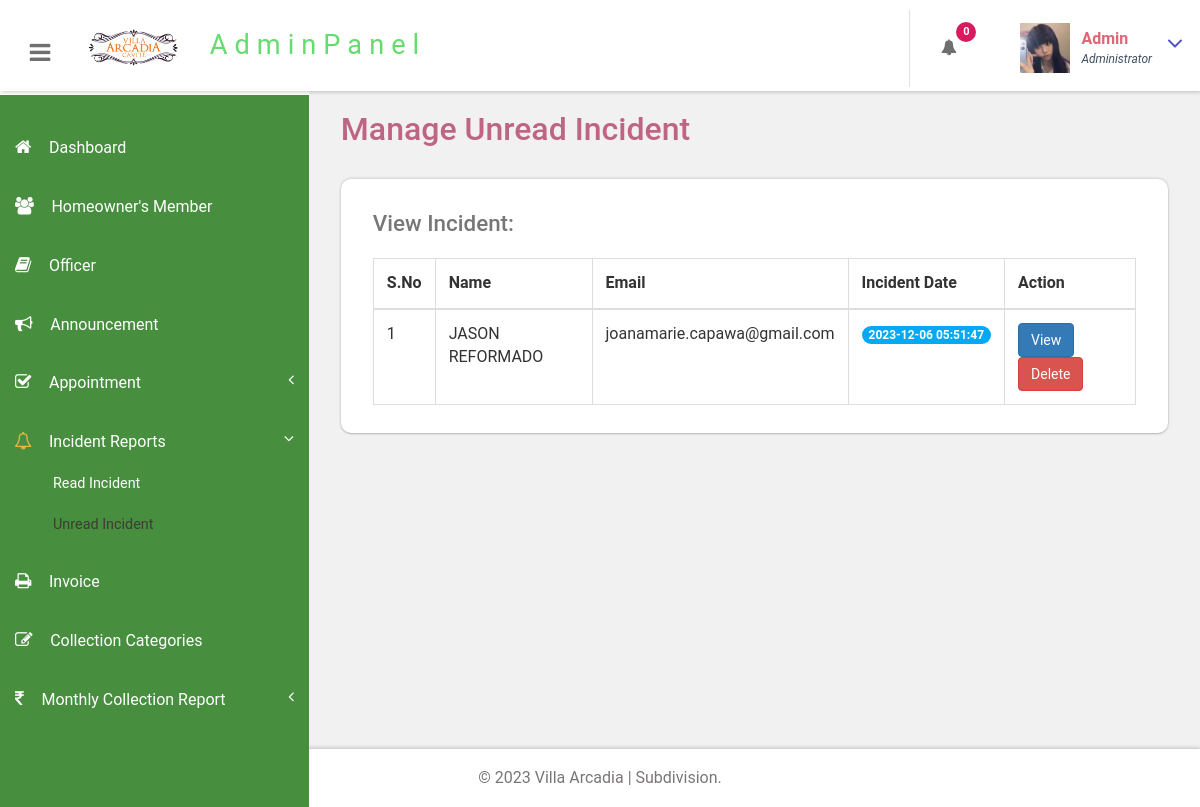
Before: /portal/admin/unread-complaint.php (signed in) with the older database file.
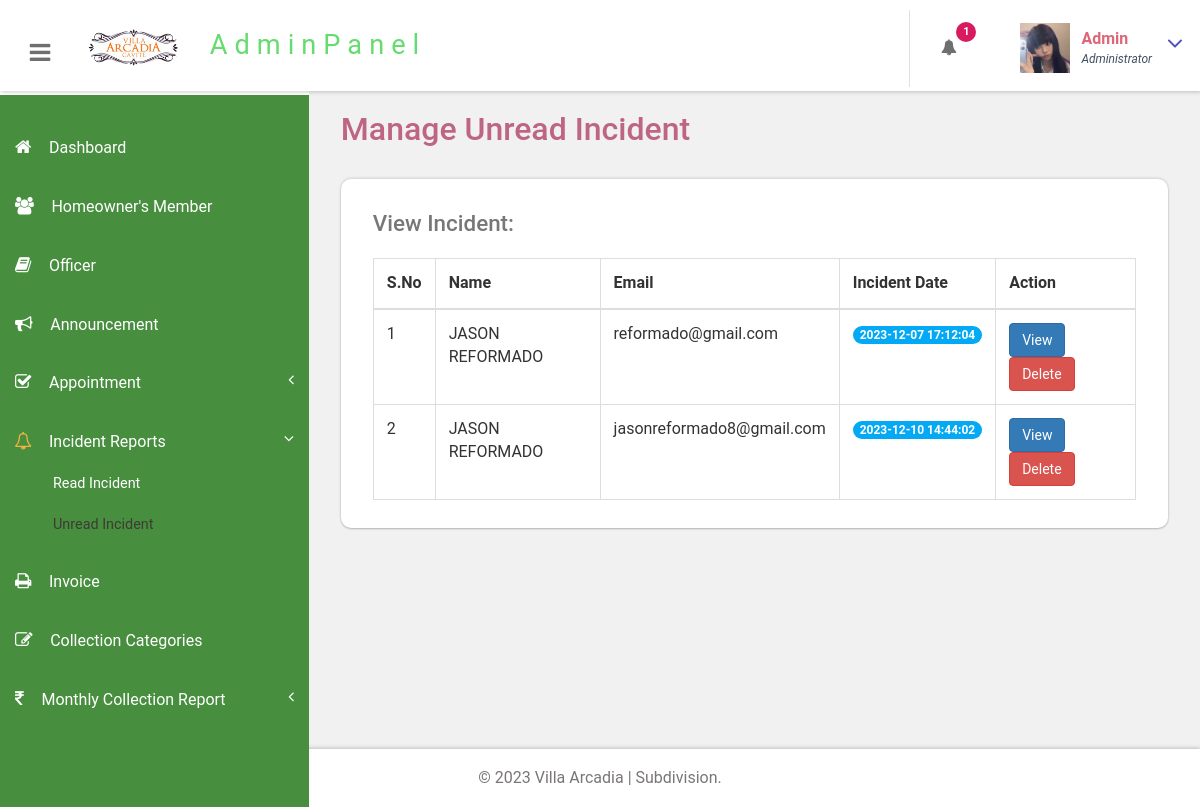
After: the same page with the newer database file.
### tables this page shows
CREATE TABLE `tblcomplaint` (
  `ID` int(10) NOT NULL,
  `FirstName` varchar(200) DEFAULT NULL,
  `LastName` varchar(200) DEFAULT NULL,
  `Phone` bigint(10) DEFAULT NULL,
  `Email` varchar(200) DEFAULT NULL,
  `Message` mediumtext DEFAULT NULL,
  `EnquiryDate` timestamp NOT NULL DEFAULT current_timestamp(),
  `IsRead` int(5) DEFAULT NULL,
  `address` varchar(225) NOT NULL,
  `subject` varchar(30) NOT NULL,
  `time` time DEFAULT NULL
);

### portal/admin/unread-complaint.php (the view, shortened to what this page needs)
<?php
include('includes/dbconnection.php');
if (strlen($_SESSION['bpmsaid']==0)) {
  header('location:logout.php');
  } else{
  ?>
<!DOCTYPE HTML>
<html>
<head>
<link href="css/bootstrap.css" rel='stylesheet' type='text/css' />
<link href="css/style.css" rel='stylesheet' type='text/css' />
<link href="css/font-awesome.css" rel="stylesheet">
<link href="css/animate.css" rel="stylesheet" type="text/css" media="all">
<link href="css/custom.css" rel="stylesheet">
</head>
<body class="cbp-spmenu-push">
	<div class="main-content">
		 <?php include_once('includes/sidebar.php');?>
		 <?php include_once('includes/header.php');?>
		<div id="page-wrapper">
			<div class="main-page">
				<div class="tables">
					<h3 class="title1">Manage Unread Incident</h3>
					<div class="table-responsive bs-example widget-shadow">
						<h4>View Incident:</h4>
						<table class="table table-bordered"> <thead> <tr>
                   <th>S.No</th>
                   <th>Name</th>
                    <th>Email</th>
                    <th>Incident Date</th>
                     <th>Action</th>
                  </tr> </thead> <tbody>
<?php
$ret=mysqli_query($con,"select * from tblcomplaint where IsRead is null");
$cnt=1;
while ($row=mysqli_fetch_array($ret)) {
?>
						 <tr class="gradeX">
                 <td><?php echo $cnt;?></td>
                  <td><?php  echo $row['FirstName'];?> <?php  echo $row['LastName'];?></td>
                                        <td><?php  echo $row['Email'];?></td>
                                        <td>
                                            <span class="badge badge-primary"><?php echo $row['EnquiryDate'];?></span>
                                        </td>
                                         <td><a href="view-complaint.php?viewid=<?php echo $row['ID'];?>" class="btn btn-primary">View</a>
<a href="unread-complaint.php?delid=<?php echo $row['ID'];?>" class="btn btn-danger" onClick="return confirm('Are you sure you want to delete?')">Delete</a></td>
                </tr>   <?php
$cnt=$cnt+1;
}?></tbody> </table>
					</div>
				</div>
			</div>
		</div>
		 <?php include_once('includes/footer.php');?>
	</div>
</body>
</html>
<?php }  ?>

### portal/admin/includes/header.php (shortened to what this page needs)
<div class="sticky-header header-section ">
      <div class="header-left">
        <button id="showLeftPush"><i class="fa fa-bars"></i></button>
        <div class="logo">
          <a href="#">
            <img src="images/logo.png" width="100px" class="img-responsive ">
            <span>AdminPanel</span>
          </a>
        </div>
		<br>
      </div>
      <div class="header-right">
        <div class="profile_details_left">
          <ul class="nofitications-dropdown">
            <?php
$ret1=mysqli_query($con,"select tbluser.FirstName,tbluser.LastName,tblbook.ID as bid,tblbook.AptNumber from tblbook join tbluser on tbluser.ID=tblbook.UserID where tblbook.Status is null");
$num=mysqli_num_rows($ret1);
?>
            <li class="dropdown head-dpdn">
              <a href="#" class="dropdown-toggle" data-toggle="dropdown" aria-expanded="false"><i class="fa fa-bell"></i><span class="badge blue"><?php echo $num;?></span></a>
            </li>
          </ul>
          <div class="clearfix"> </div>
        </div>
        <div class="profile_details">
        <?php
$adid=$_SESSION['bpmsaid'];
$ret=mysqli_query($con,"select AdminName from tbladmin where ID='$adid'");
$row=mysqli_fetch_array($ret);
$name=$row['AdminName'];
?>
          <ul>
            <li class="dropdown profile_details_drop">
              <a href="#" class="dropdown-toggle" data-toggle="dropdown" aria-expanded="false">
                <div class="profile_img">
                  <span class="prfil-img"><img src="images/admin.jpg" alt="" width="50" height="50"> </span>
                  <div class="user-name">
                    <p><?php echo $name; ?></p>
                    <span>Administrator</span>
                  </div>
                  <i class="fa fa-angle-down lnr"></i>
                  <div class="clearfix"></div>
                </div>
              </a>
            </li>
          </ul>
        </div>
      </div>
      <div class="clearfix"> </div>
    </div>

Changed rows visible on the page:
removed tblcomplaint: FirstName "JASON", LastName "REFORMADO", Email "joanamarie.capawa@gmail.com", EnquiryDate "2023-12-06 05:51:47"
added tblcomplaint: FirstName "JASON", LastName "REFORMADO", Email "reformado@gmail.com", EnquiryDate "2023-12-07 17:12:04"
added tblcomplaint: FirstName "JASON", LastName "REFORMADO", Email "jasonreformado8@gmail.com", EnquiryDate "2023-12-10 14:44:02"
Other visible differences:
$num: "0" → "1"
